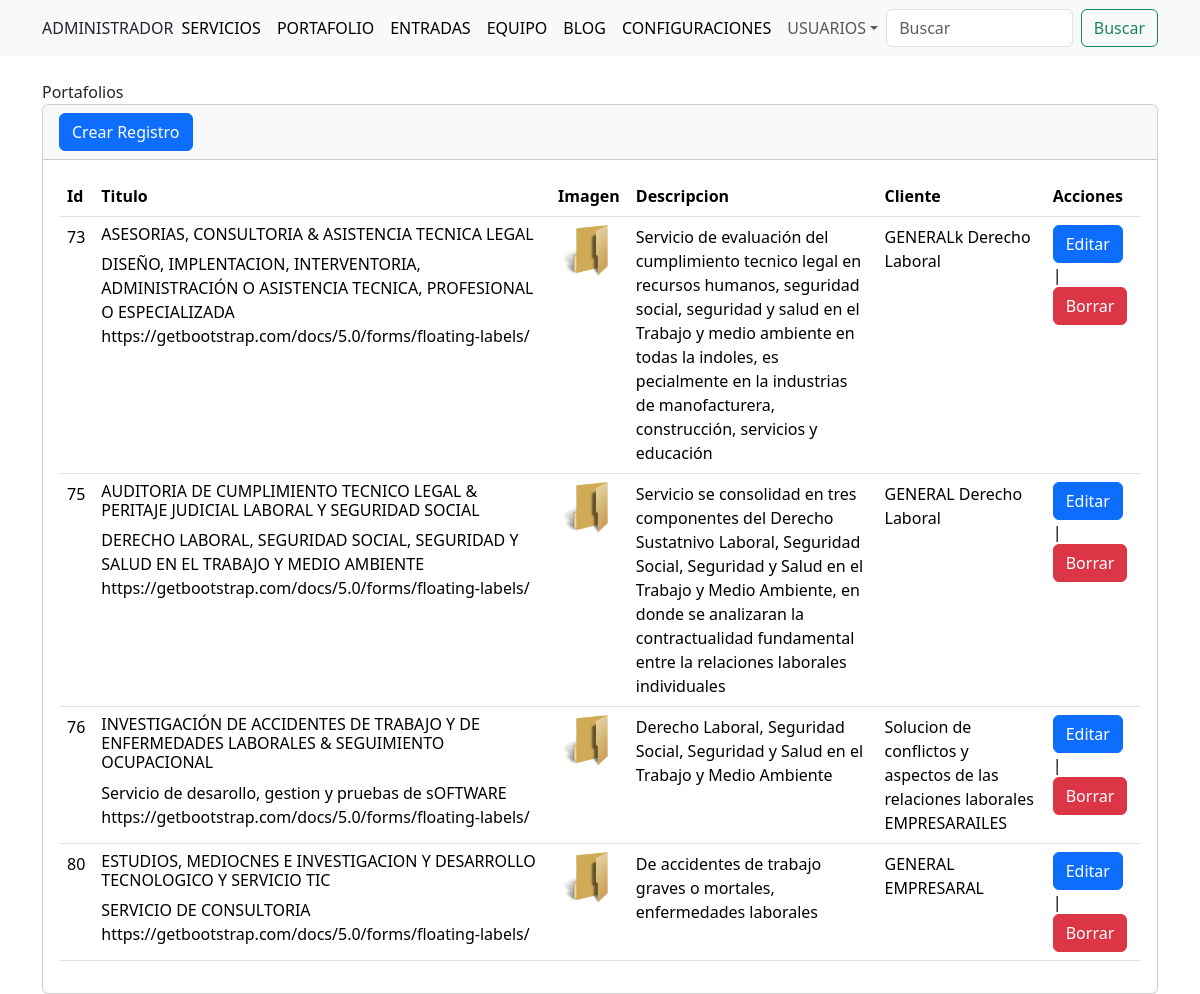
The page /websiste/admin/secciones/portafolio/index.php on the database its author committed.
### tables this page shows
CREATE TABLE `tbl_portafolio` (
  `ID` int(20) NOT NULL,
  `titulo` varchar(255) NOT NULL,
  `subtitulo` varchar(255) NOT NULL,
  `imagen` varchar(255) NOT NULL,
  `descripcion` varchar(255) NOT NULL,
  `cliente` varchar(255) NOT NULL,
  `categoria` varchar(255) NOT NULL,
  `url` varchar(255) NOT NULL
);

### websiste/admin/secciones/portafolio/index.php (the view, shortened to what this page needs)
<?php
include("../../bd.php");
    $sentencia=$conexion->prepare("SELECT * FROM tbl_portafolio");
    $sentencia->execute();
    $lista_portafolio = $sentencia->fetchAll(PDO::FETCH_ASSOC);
include("../../template/header.php");
?>
Portafolios
<div class="card">
    <div class="card-header">
        <a name="" id="" class="btn btn-primary" href="crear.php" role="button">Crear Registro</a>
    </div>
    <div class="card-body">
        <div class="table-responsive">
            <table class="table">
                <thead>
                    <tr>
                        <th scope="col">Id</th>
                        <th scope="col">Titulo</th>
                        <th scope="col">Imagen</th>
                        <th scope="col">Descripcion</th>
                        <th scope="col">Cliente</th>
                        <th scope="col">Acciones</th>
                    </tr>
                </thead>
                <tbody>
                <?php foreach($lista_portafolio as $registros){ ?>
                    <tr class="">
                        <td scope="col"><?php echo $registros['ID']; ?></td>
                        <td scope="col">
                            <h6><?php echo $registros['titulo']; ?></h6>
                            <?php echo $registros['subtitulo']; ?>
                            <?php echo $registros['url']; ?>
                        </td>
                        <td scope="col">
                            <img width="50" src="../../../assets/img/portfolio/<?php echo $registros['imagen'];?>" />
                        </td>
                        <td scope="col"><?php echo $registros['descripcion']; ?></td>
                        <td scope="col">
                            <?php echo $registros['cliente']; ?>
                            <?php echo $registros['categoria']; ?>
                        </td>
                        <td>
                            <a name="" id="" class="btn btn-primary" href="editar.php?txtID=<?php echo $registros['ID']; ?>"role="button">Editar</a>
                            |
                            <a name="" id="" class="btn btn-danger" href="index.php?txtID=<?php echo $registros['ID']; ?>"role="button">Borrar</a>
                        </td>
                    </tr>
                <?php }?>
                </tbody>
            </table>
        </div>
    </div>
</div>
<?php include("../../template/footer.php");?>

### websiste/admin/template/header.php (shortened to what this page needs)
<?php $url_base = "http://localhost/websiste/admin/"; ?>
<!doctype html>
<html lang="en">
<head>
    <link href="https://cdn.jsdelivr.net/npm/bootstrap@5.3.2/dist/css/bootstrap.min.css" rel="stylesheet" />
</head>
<body>
    <header>
        <nav class="navbar navbar-expand-sm navbar-light bg-light">
            <div class="container">
                <div class="collapse navbar-collapse" id="collapsibleNavId">
                    <a class="nav-item nav-link active" href="<?php echo $url_base; ?>index.php" aria-current="pege">ADMINISTRADOR<span class="visually-hidden">(current)</span></a>
                    <ul class="navbar-nav me-auto mt-2 mt-lg-0">
                        <li class="nav-item">
                            <a class="nav-link active" href="<?php echo $url_base; ?>secciones/servicios/">SERVICIOS
                                <span class="visually-hidden">(current)</span></a>
                        </li>
                        <li class="nav-item">
                            <a class="nav-link active" href="<?php echo $url_base; ?>secciones/portafolio/" aria-current="page">PORTAFOLIO
                                <span class="visually-hidden">(current)</span></a>
                        </li>
                        <li class="nav-item">
                            <a class="nav-link active" href="<?php echo $url_base; ?>secciones/entradas/" aria-current="page">ENTRADAS
                                <span class="visually-hidden">(current)</span></a>
                        </li>
                        <li class="nav-item">
                            <a class="nav-link active" href="<?php echo $url_base; ?>secciones/equipo/" aria-current="page">EQUIPO
                                <span class="visually-hidden">(current)</span></a>
                        </li>
                        <li class="nav-item">
                            <a class="nav-link active" href="<?php echo $url_base; ?>secciones/blog/" aria-current="page">BLOG
                            <span class="visually-hidden">(current)</span></a>
                        </li>
                        <li class="nav-item">
                            <a class="nav-link active" href="<?php echo $url_base; ?>secciones/configuraciones/" aria-current="page">CONFIGURACIONES <span class="visually-hidden">(current)</span> </a>
                        </li>
                        <li class="nav-item dropdown">
                            <a class="nav-link dropdown-toggle" href="#" id="dropdownId" data-bs-toggle="dropdown" aria-haspopup="true" aria-expanded="false">USUARIOS</a>
                        </li>
                    </ul>
                    <form class="d-flex my-2 my-lg-0">
                        <input class="form-control me-sm-2" type="text" placeholder="Buscar">
                        <button class="btn btn-outline-success my-2 my-sm-0" type="submit"> Buscar </button>
                    </form>
                </div>
            </div>
        </nav>
    </header>
    <main class="container">

### websiste/admin/template/footer.php (shortened to what this page needs)
</main>
    </body>
</html>

### rows shown on the page
tbl_portafolio: ID "73", titulo "ASESORIAS, CONSULTORIA & ASISTENCIA TECNICA LEGAL", subtitulo "DISEÑO, IMPLENTACION, INTERVENTORIA, ADMINISTRACIÓN O ASISTENCIA TECNICA, PROFESIONAL O ESPECIALIZADA", url "https://getbootstrap.com/docs/5.0/forms/floating-labels/", imagen (picture), descripcion "Servicio de evaluación del cumplimiento tecnico legal en recursos humanos, seguridad social, seguridad y salud en el Trabajo y medio ambiente en todas la indoles, es pecialmente en la industrias de manofacturera, construcción, servicios y educación", cliente "GENERALk", categoria "Derecho Laboral"
tbl_portafolio: ID "75", titulo "AUDITORIA DE CUMPLIMIENTO TECNICO LEGAL & PERITAJE JUDICIAL LABORAL Y SEGURIDAD SOCIAL", subtitulo "DERECHO LABORAL, SEGURIDAD SOCIAL, SEGURIDAD Y SALUD EN EL TRABAJO Y MEDIO AMBIENTE", url "https://getbootstrap.com/docs/5.0/forms/floating-labels/", imagen (picture), descripcion "Servicio se consolidad en tres componentes del Derecho Sustatnivo Laboral, Seguridad Social, Seguridad y Salud en el Trabajo y Medio Ambiente, en donde se analizaran la contractualidad fundamental entre la relaciones laborales individuales", cliente "GENERAL", categoria "Derecho Laboral"
tbl_portafolio: ID "76", titulo "INVESTIGACIÓN DE ACCIDENTES DE TRABAJO Y DE ENFERMEDADES LABORALES & SEGUIMIENTO OCUPACIONAL", subtitulo "Servicio de desarollo, gestion y pruebas de sOFTWARE", url "https://getbootstrap.com/docs/5.0/forms/floating-labels/", imagen (picture), descripcion "Derecho Laboral, Seguridad Social, Seguridad y Salud en el Trabajo y Medio Ambiente", cliente "Solucion de conflictos y aspectos de las relaciones laborales", categoria "EMPRESARAILES"
tbl_portafolio: ID "80", titulo "ESTUDIOS, MEDIOCNES E INVESTIGACION Y DESARROLLO TECNOLOGICO Y SERVICIO TIC", subtitulo "SERVICIO DE CONSULTORIA", url "https://getbootstrap.com/docs/5.0/forms/floating-labels/", imagen (picture), descripcion "De accidentes de trabajo graves o mortales, enfermedades laborales", cliente "GENERAL", categoria "EMPRESARAL"
